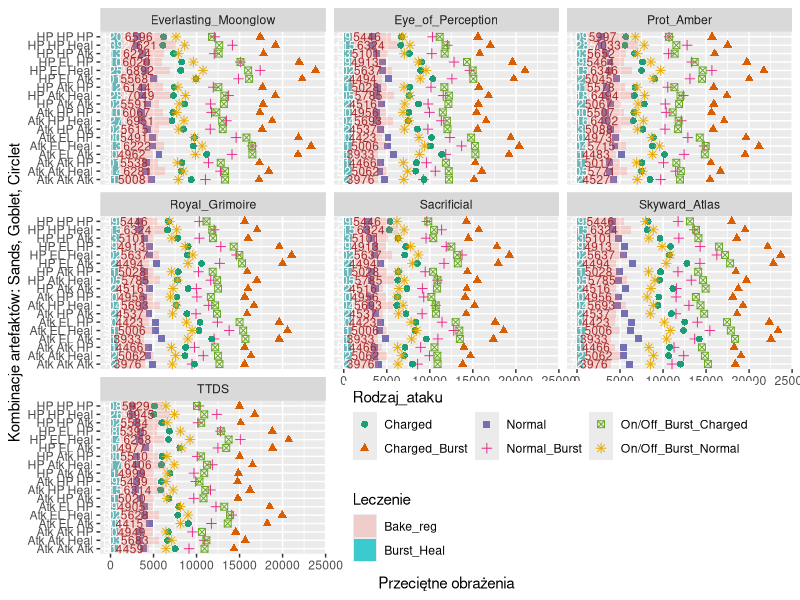

Recreate this plot in R.
library(tidyverse)
library(ggplot2)
library(dplyr)

Kokomi <- tribble(~Atk_base, ~Atk_proc, ~Atk_flat, ~HP_base, ~HP_proc, ~HP_flat, ~HDR, ~Heal,
                  ~N_bonus, ~CH_bonus, ~E_bonus, ~Q_bonus, ~Wpn, ~ASet,
                  234, 0, 0, 13471, 0, 0, 28.8, 25, 0, 0, 0, 0, 0, 0,
                  234, 0, 0, 13471, 0, 0, 28.8, 25, 0, 0, 0, 0, 0, 0,
                  234, 0, 0, 13471, 0, 0, 28.8, 25, 0, 0, 0, 0, 0, 0,
                  234, 0, 0, 13471, 0, 0, 28.8, 25, 0, 0, 0, 0, 0, 0,
                  234, 0, 0, 13471, 0, 0, 28.8, 25, 0, 0, 0, 0, 0, 0,
                  234, 0, 0, 13471, 0, 0, 28.8, 25, 0, 0, 0, 0, 0, 0,
                  234, 0, 0, 13471, 0, 0, 28.8, 25, 0, 0, 0, 0, 0, 0)


Weapon <- tribble(~Atk_base, ~Atk_proc, ~Atk_flat, ~HP_base, ~HP_proc, ~HP_flat, ~HDR, ~Heal,
                ~N_bonus, ~CH_bonus, ~E_bonus, ~Q_bonus, ~Wpn, ~ASet,
                401, 0, 0, 0, 36.2, 0, 0, 0, 0, 0, 0, 0, 0, 0,
                510, 0, 0, 0, 41.3, 0, 0, 0, 0, 0, 0, 0, 1, 0,
                565, 27.6, 0, 0, 0, 0, 0, 0, 0, 0, 0, 0, 2, 0,
                454, 56.1, 0, 0, 0, 0, 0, 0, 0, 0, 0, 0, 3, 0,
                608, 0, 0, 0, 49.6, 0, 0, 10, 0, 0, 0, 0, 4, 0,
                674, 33.1, 0, 0, 0, 0, 12, 0, 0, 0, 0, 0, 5, 0,
                454, 0, 0, 0, 0, 0, 0, 0, 0, 0, 0, 0, 6, 0)

Weapon_name <- tribble( ~Wpn, ~WName,
                        0, "TTDS",
                        1, "Prot_Amber",
                        2, "Royal_Grimoire",
                        3, "Eye_of_Perception",
                        4, "Everlasting_Moonglow",
                        5, "Skyward_Atlas",
                        6, "Sacrificial")                

Sett <- Weapon + Kokomi

Flower <- tribble(~HP_flat_F, ~uchwyt, 4780, "A_r")

Plume <- tribble(~Atk_flat_P, ~uchwyt, 311, "A_r")

Sands <- tribble(~Atk_proc_S, ~HP_proc_S, ~S_typ, ~Waga_S, ~uchwyt,
                 46.6, 0, "Atk", 1, "A_r",
                 0, 46.6, "HP" , 0, "A_r")

Goblet <- tribble(~Atk_proc_G, ~HP_proc_G, ~El_dmg_G, ~G_typ, ~Waga_G, ~uchwyt,
                  46.6, 0, 0, "Atk", 1, "A_r",
                  0, 46.6, 0, "HP", 0, "A_r",
                  0, 0, 46.6, "EL", 4, "A_r")


Circlet <- tribble(~Atk_proc_G, ~HP_proc_G, ~Heal_G, ~C_typ, ~Waga_C, ~uchwyt,
                   46.6, 0, 0, "Atk", 1, "A_r",
                   0, 46.6, 0, "HP", 0, "A_r",
                   0, 0, 35.9, "Heal", 13, "A_r" )

avghpf <- tribble(~sub_pf, ~wpf, ~ile, ~uchwyt,
                  "hpf", 0, 0, "A_r",
                  "hpf", 254, 1, "A_r",
                  "hpf", 1524, 6, "A_r")

avghpp <- tribble(~sub_pp, ~wpp, ~ile, ~uchwyt,
                  "hpp", 0, 0, "A_r",
                  "hpp", 4.925, 1, "A_r",
                  "hpp", 29.55, 6, "A_r")

avgatkf <- tribble(~sub_af, ~waf, ~ile, ~uchwyt,
                   "af", 0, 0, "A_r",
                   "af", 16.75, 1, "A_r",
                   "af", 100.5, 6, "A_r")

avgatkp <- tribble(~sub_ap, ~wap, ~ile, ~uchwyt,
                   "ap", 0, 0, "A_r",
                   "ap", 4.925, 1, "A_r",
                   "ap", 29.55, 6, "A_r")

avg_sub_stat <- left_join( avghpp, avghpf, "uchwyt") %>%
  left_join( avgatkf, "uchwyt") %>%
  left_join( avgatkp, "uchwyt") %>%
  mutate( ile_razem = ile.x + ile.y + ile.x.x + ile.y.y) %>%
  filter( ile_razem <= 9) %>%
  mutate( Art_sub_type = paste( if_else(ile.x <= 1, "", sub_pp ),
                                if_else(ile.y <= 1, "", sub_pf ),
                                if_else(ile.x.x <= 1, "", sub_af ),
                                if_else(ile.y.y <= 1, "", sub_ap ) ))

avg_sub_stat1 <- avg_sub_stat %>%
  select( -ile.x, -ile.y, -ile.x.x, -ile.y.y, -ile_razem) %>%
  mutate( Art_sub_type = trimws(Art_sub_type) )

FFlower <- left_join(Flower, avg_sub_stat1, "uchwyt") %>% 
  filter( !wpp == 0) %>% filter( !wpf == 0) %>% filter( !waf == 0) %>% filter( !wap == 0 ) %>%
  filter( !Art_sub_type == "") %>%
  select( -sub_pp, -sub_pf, -sub_af, -sub_ap)

PPlume <- left_join(Plume, avg_sub_stat1, "uchwyt") %>% 
  filter( !wpp == 0) %>% filter( !wpf == 0) %>% filter( !waf == 0) %>% filter( !wap == 0 ) %>%
  filter( !Art_sub_type == "") %>%
  select( -sub_pp, -sub_pf, -sub_af, -sub_ap)

Art_FP <- left_join(FFlower, PPlume, "uchwyt")

SSands <- left_join(Sands, avg_sub_stat1, "uchwyt") %>%
  mutate( wgpp = if_else( Waga_S == 0 & wpp == 0, "ok", "x" ) ) %>%
  mutate( wgap = if_else( Waga_S == 1 & wap == 0, "ok", "x" ) ) %>%
  mutate( wgsum = paste( wgpp, wgap, sep = "")) %>%
  filter( !( wgsum == "xx")) %>%
  select( -wgpp, -wgap, -wgsum) %>%
  filter( !wpf == 0) %>% filter( !waf == 0) %>%
  filter( !Art_sub_type == "") %>%
  select( -sub_pp, -sub_pf, -sub_af, -sub_ap)

ARt_SFP <- left_join( Art_FP, SSands, "uchwyt")

GGoblet <- left_join(Goblet, avg_sub_stat1, "uchwyt") %>%
  mutate( wgpp = if_else( Waga_G == 0 & wpp == 0, "ok", "x" ) ) %>%
  mutate( wgap = if_else( Waga_G == 1 & wap == 0, "ok", "x" ) ) %>%
  mutate( wged = if_else( Waga_G == 4 , "ok", "x" ) ) %>%
  mutate( wgsum = paste( wgpp, wgap, wged, sep = "")) %>%
  filter( !( wgsum == "xxx")) %>%
  select( -wgpp, -wgap, -wged, -wgsum) %>%
  filter( !wpf == 0) %>% filter( !waf == 0) %>%
  filter( !Art_sub_type == "") %>%
  select( -sub_pp, -sub_pf, -sub_af, -sub_ap)  

ARt_GSFP <- left_join( ARt_SFP, GGoblet, "uchwyt")

CCirclet <- left_join(Circlet, avg_sub_stat1, "uchwyt") %>%
  mutate( wgpp = if_else( Waga_C == 0 & wpp == 0, "ok", "x" ) ) %>%
  mutate( wgap = if_else( Waga_C == 1 & wap == 0, "ok", "x" ) ) %>%
  mutate( wghe = if_else( Waga_C == 13 , "ok", "x" ) ) %>%
  mutate( wgsum = paste( wgpp, wgap, wghe, sep = "")) %>%
  filter( !( wgsum == "xxx")) %>%
  select( -wgpp, -wgap, -wghe, -wgsum) %>%
  filter( !wpf == 0) %>% filter( !waf == 0) %>%
  filter( !Art_sub_type == "") %>%
  select( -sub_pp, -sub_pf, -sub_af, -sub_ap)  

Artifact_X <- left_join( ARt_GSFP, CCirclet, "uchwyt")

Artifact <- Artifact_X %>%
  mutate( Waga = Waga_S + Waga_G + Waga_C) %>%
  mutate( Art_type = paste(S_typ, G_typ, C_typ, sep = " ") ) %>%
  mutate( Sub_art = paste(Art_sub_type.x, Art_sub_type.y,
                          Art_sub_type.x.x, Art_sub_type.y.y,
                          Art_sub_type, sep = " ") ) %>%
  select( -Waga_S, -Waga_G, -Waga_C, -S_typ, -G_typ, -C_typ ) %>%
  select( -Art_sub_type.x, -Art_sub_type.x.x,
          -Art_sub_type.y, -Art_sub_type.y.y, -Art_sub_type) %>%
  mutate( WagaXType = paste( Waga, Sub_art) ) %>%
  distinct( WagaXType, .keep_all = TRUE) %>%
  mutate( Art_Atk_proc = Atk_proc_S + Atk_proc_G.x + Atk_proc_G.y +
            wap.x + wap.x.x + wap.y + wap.y.y + wap) %>%
  mutate( Art_HP_proc = HP_proc_S + HP_proc_G.x + HP_proc_G.y +
            wpp.x + wpp.x.x + wpp.y + wpp.y.y + wpp) %>%
  mutate( Art_Atk_flat = Atk_flat_P +
            waf.x + waf.x.x + waf.y + waf.y.y + waf) %>%
  mutate( Art_HP_flat = HP_flat_F +
            wpf.x + wpf.x.x + wpf.y + wpf.y.y + wpf) %>%
  select( Art_HP_flat, Art_Atk_flat,
          Art_HP_proc, Art_Atk_proc,
          El_dmg_G, Heal_G, Art_type, Sub_art, uchwyt)

Sett <- Sett %>% mutate( uchwyt = c("A_r") )

Set_name <- tribble(~ASet, ~Name_Set,
                    0, "Bez_setu",
                    1, "4xHeart_of_Depth",
                    2, "4xOcean-Hued Clam",
                    3, "4xTenacity of the Millelith")

ArtSet <- tribble(~Atk_AS, ~HP_AS, ~HDRAS, ~HealAS,
                  ~N_AS, ~CH_AS, ~E_AS, ~Q_AS, ~ASetAS, ~uchwyt,
                  0, 0, 0, 0, 0, 0, 0, 0, 0, "A_r",
                  0, 0, 15, 0, 30, 30, 0, 0, 1, "A_r",
                  0, 0, 0, 15, 0, 0, 0, 0, 2, "A_r",
                  20, 20, 0, 0, 0, 0, 0, 0, 3, "A_r")

Sett2 <- left_join( Sett, ArtSet, "uchwyt") %>%
  mutate( Atk_proc = Atk_proc + Atk_AS, HP_proc = HP_proc + HP_AS,
          HDR = HDR + HDRAS, Heal = Heal + HealAS,
          N_bonus = N_bonus + N_AS, CH_bonus = CH_bonus + CH_AS, 
          E_bonus = E_bonus + E_AS, Q_bonus = Q_bonus + Q_AS, ASet = ASet + ASetAS) %>%
  select(1:15,)

Staty_Kokomi <- left_join( Sett2, Artifact, "uchwyt") %>%
    mutate( Atk_proc = Atk_proc + Art_Atk_proc, Atk_flat = Atk_flat + Art_Atk_flat) %>%
    mutate( HP_proc = HP_proc + Art_HP_proc, HP_flat = HP_flat + Art_HP_flat) %>% 
    mutate( HDR = HDR + El_dmg_G) %>%
    mutate( ATK = Atk_base * ( 1 + Atk_proc/100) + Atk_flat, 
            HPMax = HP_base * ( 1 + HP_proc/100) + HP_flat ) %>%
    select( ATK, HPMax, HDR, Wpn, uchwyt, Heal_G, Art_type, Sub_art, Heal, ASet) %>%
    mutate( Heal_dmg = ( Heal_G + Heal)*0.15 ) %>%
    mutate( N_HP_proc = 8.71 + Heal_dmg,
            CH_HP_proc = 12.2 + Heal_dmg,
            ED_HP_proc = 12.77) %>%
    mutate( N_HP_bonus = N_HP_proc/100 * HPMax,
            CH_HP_bonus = CH_HP_proc/100 * HPMax,
            ED_HP_bonus = ED_HP_proc/100 * HPMax) %>%
    mutate( Out_dmg = ATK* ( 1 + HDR/100 ) )


FT10B <- function( zesto){ 
  zesto %>% mutate(N1 = Out_dmg*1.2308 + N_HP_bonus* ( 1 + HDR/100 ),
                   N2 = Out_dmg*1.1077 + N_HP_bonus* ( 1 + HDR/100 ),
                   N3 = Out_dmg*1.6975 + N_HP_bonus* ( 1 + HDR/100 ),
                   CH = Out_dmg*2.6698 + CH_HP_bonus* ( 1 + HDR/100 ),
                   ED = Out_dmg*1.9654 + ED_HP_bonus* ( 1 + HDR/100 ),
                   Reg_per_hit = (HPMax * 0.0145 + 169)*( 1 + (Heal_G + Heal)/100 ) ) %>%
    mutate( N1 = if_else( Wpn == "Moonglow", N1 + HPMax*0.01*( 1 + HDR/100 ), N1) ) %>%
    mutate( N2 = if_else( Wpn == "Moonglow", N2 + HPMax*0.01*( 1 + HDR/100 ), N2) ) %>%
    mutate( N3 = if_else( Wpn == "Moonglow", N3 + HPMax*0.01*( 1 + HDR/100 ), N3) ) %>%
    arrange( desc(N1) )
}

wyjscieT10 <- FT10B(Staty_Kokomi)[1:50, ]

WBT10 <- FT10B(Staty_Kokomi)

FT10N <- function( zesto){ 
  zesto %>% mutate(N1 = Out_dmg*1.2308,
                   N2 = Out_dmg*1.1077,
                   N3 = Out_dmg*1.6975,
                   CH = Out_dmg*2.6698,
                   ED = Out_dmg*1.9654,
                   Bake_heal = (HPMax * 0.0792 + 932)*( 1 + (Heal_G + Heal)/100 ) ) %>%
    mutate( N1 = if_else( Wpn == "Moonglow", N1 + HPMax*0.01*( 1 + HDR/100 ), N1) ) %>%
    mutate( N2 = if_else( Wpn == "Moonglow", N2 + HPMax*0.01*( 1 + HDR/100 ), N2) ) %>%
    mutate( N3 = if_else( Wpn == "Moonglow", N3 + HPMax*0.01*( 1 + HDR/100 ), N3) ) %>%
    arrange( desc(N1) )
}

WBN10 <- FT10N(Staty_Kokomi)

FdmgoutB <- WBT10 %>% select( ATK, HPMax, Wpn, Art_type, Sub_art, N1, N2, N3, CH, ED, Reg_per_hit, ASet) %>%
  mutate( AVG_Normal = ( N1 + N2 + N3)/3)

FdmgoutN <- WBN10 %>% select( ATK, HPMax, Wpn, Art_type, Sub_art, N1, N2, N3, CH, ED, Bake_heal, ASet) %>%
  mutate( AVG_Normal = ( N1 + N2 + N3)/3)

#FoutB <- FdmgoutB %>% gather("Zdolnosc", "Obrazenia", 6:10 )

avgdmgB <- FdmgoutB %>% group_by( Wpn, Art_type, ASet) %>% summarise( AVG_N = mean(AVG_Normal),
                                                                   AVG_Heal = mean(Reg_per_hit),
                                                                   AVG_HP = mean(HPMax),
                                                                   AVG_CH = mean(CH),
                                                                   AVG_ED = mean(ED)) %>%
  arrange( desc(AVG_N) ) %>% ungroup()

avgdmgN <- FdmgoutN %>% group_by( Wpn, Art_type, ASet) %>% summarise( AVG_N = mean(AVG_Normal),
                                                                   AVG_HP = mean(HPMax),
                                                                   AVG_CH = mean(CH),
                                                                   AVG_ED = mean(ED), 
                                                                   AVG_Bake = mean(Bake_heal) ) %>%
  arrange( desc(AVG_N) ) %>% ungroup()

dane_burst <- avgdmgB %>% select(1:5, 7:8) %>% mutate( uchwyt = paste(Wpn, Art_type, ASet ))
dane_normal <- avgdmgN %>% select(1:4, 6:8) %>% mutate( uchwyt = paste(Wpn, Art_type, ASet ))

dane_razem <- left_join( dane_burst, dane_normal, "uchwyt") %>%
  mutate( AVGN = ( AVG_N.x + AVG_N.y)/2 ) %>%
  mutate( AVGC = ( AVG_CH.x + AVG_CH.y)/2 ) %>%
  mutate( AVED = ( AVG_ED.x + AVG_ED.y)/2 ) %>%
  select(1:7, 12:18)

colnames(dane_razem) <- c("Weapon", "Artifact_type", "Set_type","Normal_Burst",
                          "Burst_Heal", "Charged_Burst", "Elemental_Burst",
                          "Normal", "Charged", "Elemental", "Bake_reg",
                          "On/Off_Burst_Normal", "On/Off_Burst_Charged", "On/Off_Burst_Elemental" )

dane_razemv1 <- left_join(dane_razem, Weapon_name, by = c("Weapon" = "Wpn") )

dane_razemv2 <- dane_razemv1 %>% gather("Rodzaj_ataku", "DMG", 4:14) %>%
  filter( !Rodzaj_ataku %in% c("Elemental","Elemental_Burst", "On/Off_Burst_Elemental", "Burst_Heal", "Bake_reg")  )

dane_razemv3 <- dane_razemv1 %>% gather("Rodzaj_ataku", "DMG", 4:14) %>%
  filter( Rodzaj_ataku %in% c("Burst_Heal", "Bake_reg")  )

colnames(dane_razemv3)[5] = "Leczenie"

plot <- ggplot(  ) + 
  geom_point( data = filter(dane_razemv2, Set_type == 0), aes( Artifact_type, DMG, color = Rodzaj_ataku, shape = Rodzaj_ataku), size = 2 ) +
  geom_col( data = filter(dane_razemv3, Set_type == 0 & Leczenie == "Burst_Heal"), aes( Artifact_type, DMG, fill = Leczenie ), alpha = 0.75  ) +
  geom_col( data = filter(dane_razemv3, Set_type == 0 & Leczenie == "Bake_reg"), aes( Artifact_type, DMG, fill = Leczenie ), alpha = 0.25  ) +
  geom_text( data = filter(dane_razemv3, Set_type == 0 & Leczenie == "Burst_Heal"), aes( Artifact_type, DMG, label = round(DMG,0) ), color = "White", size = 3, position = position_stack(vjust = 0.5)  ) +
  geom_text( data = filter(dane_razemv3, Set_type == 0 & Leczenie == "Bake_reg"), aes( Artifact_type, DMG, label = round(DMG,0) ), color = "brown", size = 3, position = position_stack(vjust = 0.5)  ) +
  ylab("Przeciętne obrażenia") + xlab("Kombinacje artefaktów: Sands, Goblet, Circlet") +
  theme(  legend.position = c( 0.65, 0.15) )+
  guides( color = guide_legend( nrow = 2 ) ) +
 scale_color_brewer( palette = "Dark2") +
  coord_flip() + facet_wrap(~WName)
